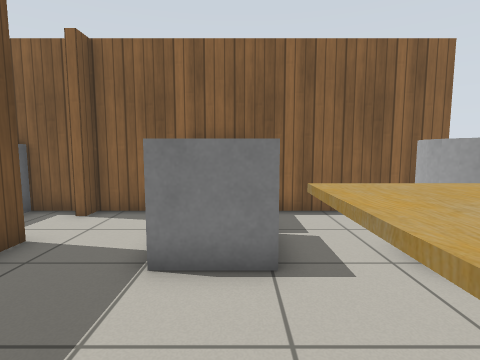
view 1 (above)

16 first-person views from a walk through a Gazebo world. The camera is 0.92 m above the floor, tilts 6° down and sees 80° across. The floor is counted in squares, 0.5 m on a side. Each view is taken from the middle of a square. On the plan, view 1 faces up. The plan holds only what a view shows up to about 16 squares ahead; the rest is blank. Simple patterns stand in for the simulator's built-in surfaces.

view 2
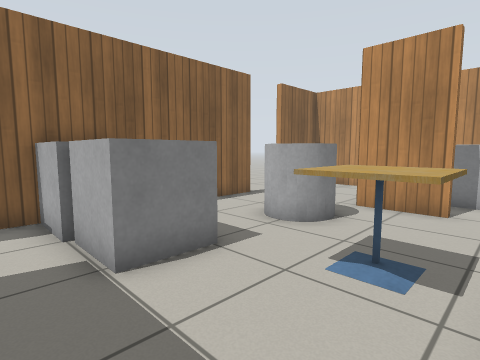

view 3
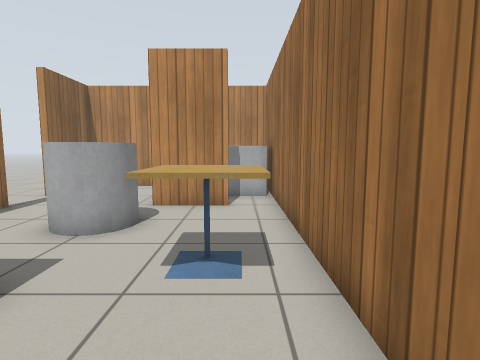

view 4
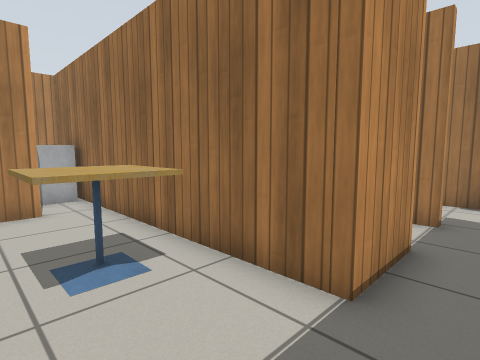

view 5
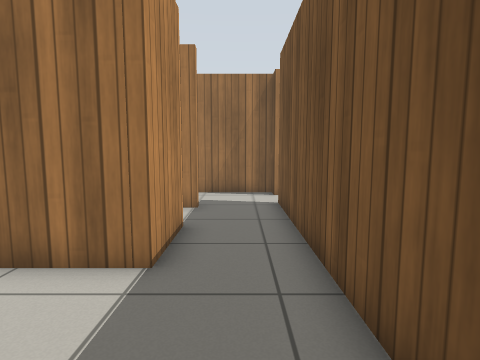

view 6
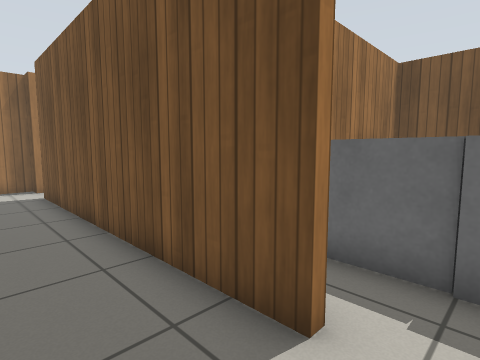

view 7
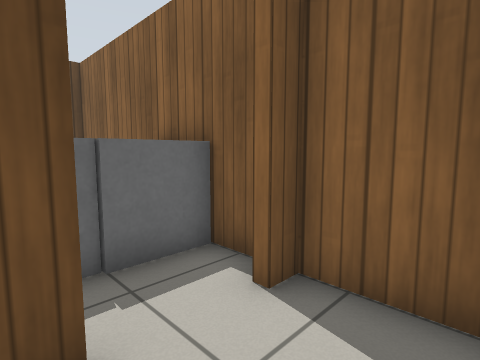

view 8
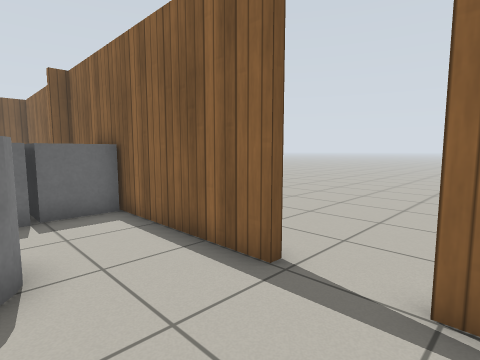

view 9
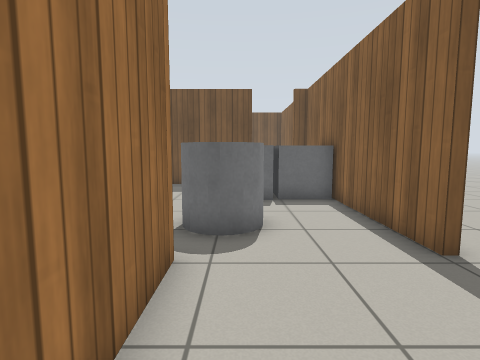

view 10
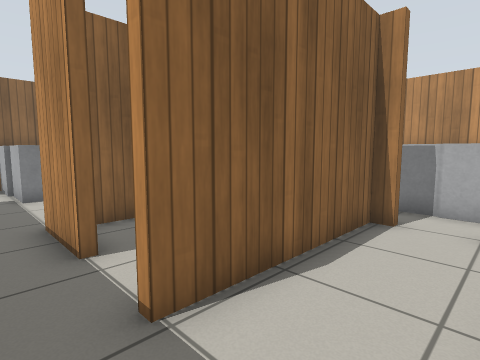

view 11
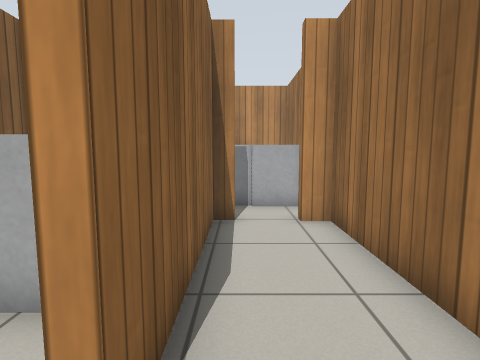

view 12
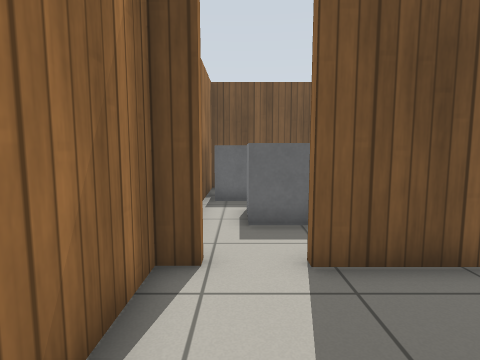

view 13
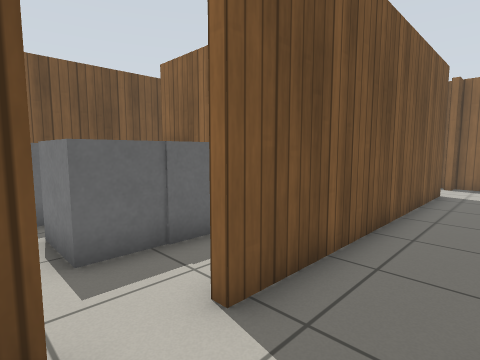

view 14
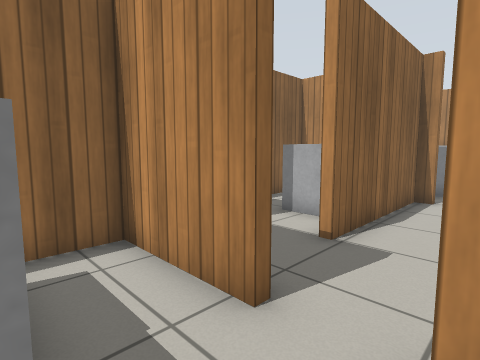

view 15
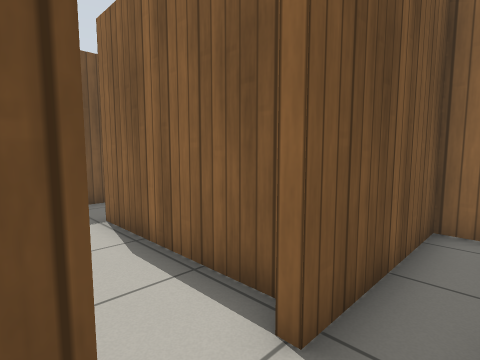

view 16
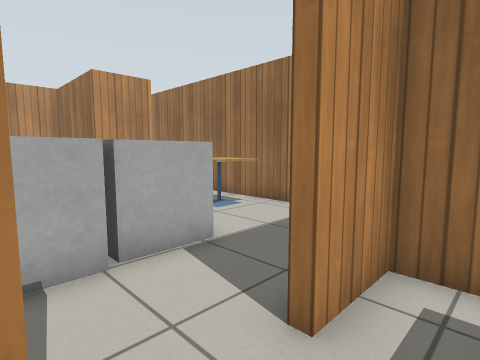

### Floor plan
Points are (right, up) in squares from view 1. A wall is a line through its corners. A room is listed if a view was taken in it or the views show most of it. See-through windows are left out.
Room 1 (views 1, 2, 3, 4, 5, 6, 7, 8, 9)
walls: (6.7, 1.4) (6.4, 1.4) (6.4, 3.9) (11.6, 3.9) (11.6, 8.5) (8.4, 8.5); (6.2, 8.5) (-4.3, 8.5) (-4.3, 7.8); (-4.6, 5.6) (-4.3, 5.6) (-4.3, -4.4); (-1.6, -2.9) (-1.6, -0.3) (5.5, -0.3)
ways out: opening at (-2.5, -5) to room 2; opening at (-4, 6.5) to room 5; opening at (-1, -4); opening at (6.5, 0.5); opening at (7.5, 9)
objects: grey box (-1, 4) to (0, 5); grey box (-1, 6) to (0, 8); cafe table (1, 1) to (2, 2); grey cylinder (3, 4) to (5, 5)
Room 2 (views 10, 11, 12, 13)
walls: (-4.3, -7.5) (-4.3, -8.4) (4.4, -8.4) (4.4, -7.5); (4.7, -5.9) (4.4, -5.9) (4.4, -5.3) (-1.8, -5.3); (-4.3, -4.4) (-4.3, -5.9)
ways out: opening at (-2.5, -5) to room 1; opening at (-4, -6.5) to room 3; opening at (4, -7) to room 4
Room 3 (view 14)
walls: (-9, -2.3) (-12, -2.3); (-4.3, -5.9) (-4.6, -5.9) (-4.6, -2.3) (-6.5, -2.3); (-4.6, -8) (-4.6, -7.5); (-13.8, -1.1) (-13.8, -8.4) (-12.4, -8.4)
ways out: opening at (-4, -6.5) to room 2
objects: grey box (-12, -8) to (-10, -7); grey box (-8, -7) to (-7, -5); grey box (-7, -4)
Room 4 (view 15)
walls: (8.6, -8.4) (11.6, -8.4) (11.6, -3.9); (4.7, -7.5) (4.7, -8); (4.7, -0.6) (4.7, -5.9)
ways out: opening at (4, -7) to room 2
objects: grey box (7, -8) to (8, -7); grey box (7, -6) to (8, -5)
Room 5 (view 16)
walls: (-5.8, 3.4) (-4.6, 3.4) (-4.6, 5.6); (-13.8, 6) (-13.8, 3.4) (-8.8, 3.4); (-4.6, 8.5) (-13.8, 8.5) (-13.8, 8.1)
ways out: opening at (-4, 6.5) to room 1
objects: grey box (-8, 5) to (-7, 6); grey box (-8, 7) to (-7, 8)

Positions as (right, up) in squares from view 1, and headings:
1: (0, 0), facing up
2: (-3, 0), facing up-right
3: (-3, 1), facing right
4: (-3, 3), facing down-right
5: (-3, 4), facing down
6: (-2, 7), facing down-left
7: (-2, 5), facing up-left
8: (9, 5), facing up-left
9: (11, 5), facing left
10: (-3, -8), facing up-right
11: (-3, -6), facing right
12: (0, -7), facing left
13: (-2, -8), facing up-left
14: (-7, -8), facing up-right
15: (6, -8), facing up-left
16: (-6, 8), facing down-right
